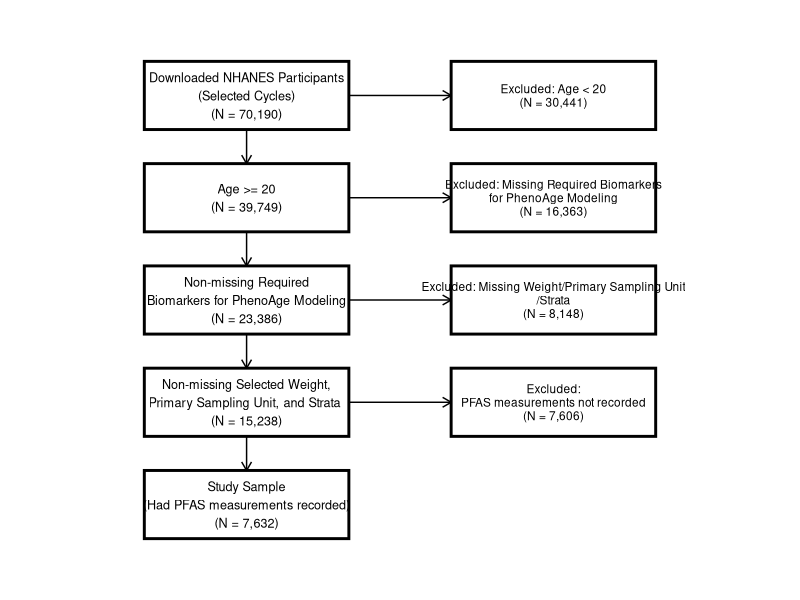
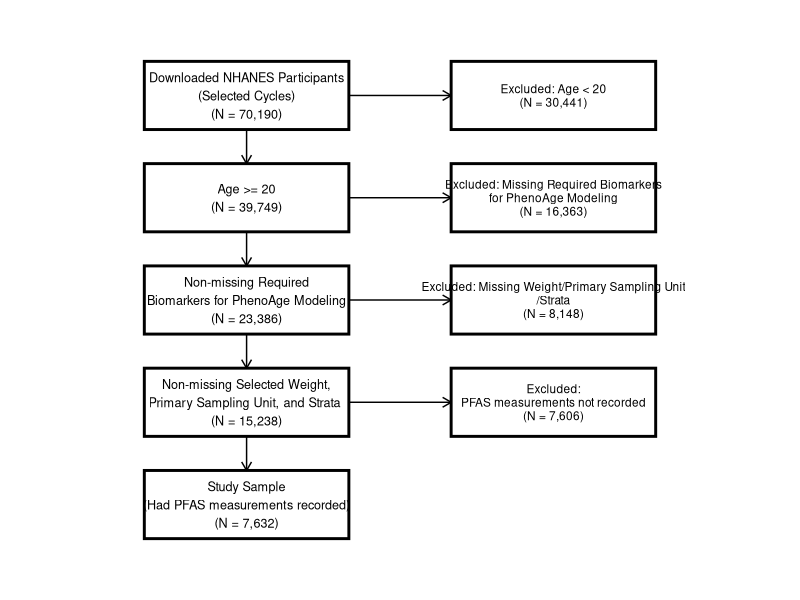

Here is the R script that generated these plots, in order:
library(ggplot2)
library(grid)

# ---- Main vertical boxes (simplified to key analytic steps) ----
main_labels <- c(
  "Downloaded NHANES Participants\n(Selected Cycles)\n(N = 70,190)",
  "Age >= 20\n(N = 39,749)",
  "Non-missing Required\nBiomarkers for PhenoAge Modeling\n(N = 23,386)",
  "Non-missing Selected Weight,\nPrimary Sampling Unit, and Strata \n(N = 15,238)",
  "Study Sample\n(Had PFAS measurements recorded)\n(N = 7,632)"
)

exclusion_labels <- c(
  "Excluded: Age < 20\n(N = 30,441)",
  "Excluded: Missing Required Biomarkers\nfor PhenoAge Modeling\n(N = 16,363)",
  "Excluded: Missing Weight/Primary Sampling Unit\n/Strata\n(N = 8,148)",
  "Excluded:\nPFAS measurements not recorded\n(N = 7,606)"
)

top_y <- 20
step_gap <- 3
box_height <- 2

boxes <- data.frame(
  xmin = 0,
  xmax = 6,
  ymax = top_y - (seq_along(main_labels) - 1) * step_gap,
  label = main_labels
)
boxes$ymin <- boxes$ymax - box_height

# ---- Exclusion boxes ----
exclusions <- data.frame(
  xmin = 9,
  xmax = 15,
  ymax = boxes$ymax[seq_along(exclusion_labels)],
  label = exclusion_labels
)
exclusions$ymin <- exclusions$ymax - box_height

p <- ggplot() +
  
  # Main boxes
  geom_rect(data = boxes,
            aes(xmin = xmin, xmax = xmax,
                ymin = ymin, ymax = ymax),
            fill = "white", color = "black", linewidth = 1) +
  
  # Exclusion boxes
  geom_rect(data = exclusions,
            aes(xmin = xmin, xmax = xmax,
                ymin = ymin, ymax = ymax),
            fill = "white", color = "black", linewidth = 1) +
  
  # Vertical arrows
  geom_segment(
    data = data.frame(
      x = 3, xend = 3,
      y = boxes$ymin[-nrow(boxes)],
      yend = boxes$ymax[-1]
    ),
    aes(x = x, xend = xend, y = y, yend = yend),
    arrow = arrow(length = unit(0.25, "cm"))
  ) +
  
  # Horizontal exclusion arrows
  geom_segment(
    data = data.frame(
      x = 6, xend = 9,
      y = (boxes$ymin[seq_len(nrow(exclusions))] + boxes$ymax[seq_len(nrow(exclusions))]) / 2,
      yend = (boxes$ymin[seq_len(nrow(exclusions))] + boxes$ymax[seq_len(nrow(exclusions))]) / 2
    ),
    aes(x = x, xend = xend, y = y, yend = yend),
    arrow = arrow(length = unit(0.25, "cm"))
  ) +
  
  # Text labels
  geom_text(data = boxes,
            aes(x = 3, y = (ymin + ymax)/2, label = label),
            size = 3.2) +
  
  geom_text(data = exclusions,
            aes(x = 12, y = (ymin + ymax)/2, label = label),
            size = 3.0, lineheight = 0.95) +
  
  theme_void() +
  theme(
    text = element_text(family = "Times New Roman"),
    plot.title = element_text(
      hjust = 0.5,
      size = 16,
      face = "bold"
    )
  ) +
  
  coord_fixed() +
  xlim(-1, 16) +
  ylim(min(boxes$ymin) - 1, top_y + 1)

# Save as publishable-quality JPEG (300 dpi, Times New Roman)
ggsave(
  "Participant_F-Chart.jpg",
  plot = p,
  width = 10,
  height = 8,
  dpi = 300,
  device = "jpeg",
  quality = 95,
  bg = "white"
)
print(p)
